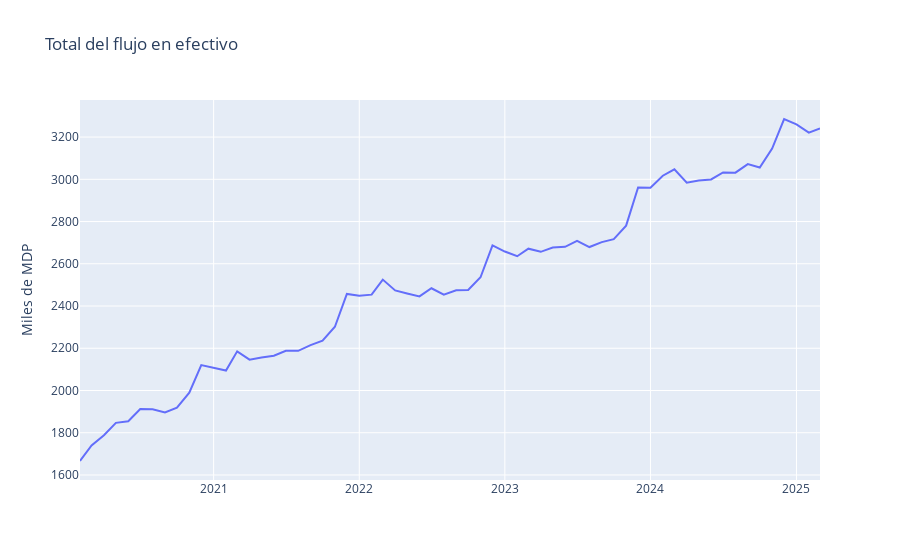

Notebook source saved alongside this figure:
### Code cell
fig = fig = go.Figure()
fig.add_trace(go.Scatter(x=df.index, 
                             y=df.Total/mmdp,
                             name= col,
                             marker_symbol="star"))

fig.update_layout(title_text="Total del flujo en efectivo",
                  yaxis_title='Miles de MDP')

fig.show()
